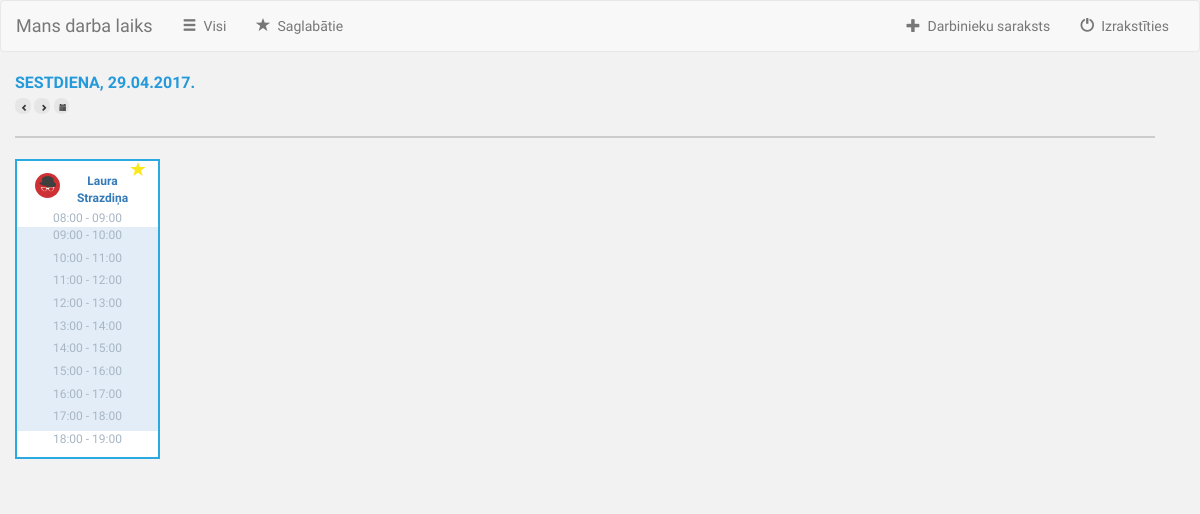
/darba_laiks/saglabatie/ (signed in), run on the app's committed database.
### darba_laiks/models.py (models this page shows, shortened)
class Saglabatie(models.Model):
    lietotajs_kurs_pievienoja=models.ForeignKey(settings.AUTH_USER_MODEL, related_name='lietotajs_kurs_pievienoja')
    lietotajs_kuru_pievienoja=models.ForeignKey(settings.AUTH_USER_MODEL, related_name='lietotajs_kuru_pievienoja')

class UserProfile(models.Model):
    user = models.OneToOneField(User, related_name='userprofile')
    avatar = models.FileField(default='/avatar.jpg')
    def create_user_profile(sender, instance, created, **kwargs):
        if created:
            UserProfile.objects.create(user=instance)
    post_save.connect(create_user_profile, sender=User)

### darba_laiks/views.py (the view, shortened to what this page needs)
def saglabatie(request):
    if request.method == 'GET':
        lietotajs_kurs_pievienoja=request.user
        lietotaja_saglabatie=Saglabatie.objects.filter(lietotajs_kurs_pievienoja=lietotajs_kurs_pievienoja)
        context= {'lietotaja_saglabatie': lietotaja_saglabatie,
                 }
        return render(request, 'saglabatie.html', context)

### templates/saglabatie.html (shortened to what this page needs)
{%extends "base.html" %}
{% block content %}
    {% load staticfiles %}
    <link rel="stylesheet" type="text/css" href="{% static 'css/All.css' %}" />
    <div class = "container">
        <div class = "row" id = "firstRow">
            <span class = "pull-left" id="line">
                <div id = "today"> </div>
                 <button type="button" class="Button" id="Left">
                      <span class="glyphicon glyphicon-chevron-left"></span>
                 </button>
                 <button type="button" class="Button" id="Right">
                      <span class="glyphicon glyphicon-chevron-right"></span>
                 </button>
                <button type="button" class="Button" id="Calendar">
                      <span class="glyphicon glyphicon-calendar"></span>
                 </button>
            </span>
        </div>
        <div class = "row" id = "secondRow"></div>
        <div class = "row" id = "people">
            {% for izmainits in lietotaja_saglabatie %}
                {% if request.user == izmainits%}
                {% else %}
                <div class = "col-sm-2" id ="oneUser">
                     <div class = "dayBox" id = "box">
                        <div id = "user">
                                <form method='POST' class = "star" role="form" action="/darba_laiks/darbinieki/">{% csrf_token %}
                                    <button type = "submit" value = "Saglabāt" id="Save">
                                        <span class="glyphicon glyphicon-star starFavorites"></span>
                                    </button>
                                </form>
                            <div id = "userInfo">
                                    <img src="{{izmainits.lietotajs_kuru_pievienoja.userprofile.avatar.url}}" class="img">
                                <div id ="userName">
                                    <a href="{% url 'darba_laiks:darbinieka-darba-laiks' izmainits.id %}">{{izmainits.lietotajs_kuru_pievienoja.first_name}} {{izmainits.lietotajs_kuru_pievienoja.last_name}}</a>
                                </div>
                            </div>
                        </div>
                        <ul id = "time">
                             <li class = "box1" id = "Mo08">08:00 - 09:00</li>
                             <li tabindex="1" class = "box2" id = "09" data-toggle = "tooltip" data-placement = "right">09:00 - 10:00</li>
                             <li tabindex="1" class = "box2" id = "10" data-toggle = "tooltip" data-placement = "right">10:00 - 11:00</li>
                             <li tabindex="1" class = "box2" id = "11" data-toggle = "tooltip" data-placement = "right">11:00 - 12:00</li>
                             <li tabindex="1" class = "box2" id = "12" data-toggle = "tooltip" data-placement = "right">12:00 - 13:00</li>
                             <li tabindex="1" class = "box2" id = "13" data-toggle = "tooltip" data-placement = "right">13:00 - 14:00</li>
                             <li tabindex="1" class = "box2" id = "14" data-toggle = "tooltip" data-placement = "right">14:00 - 15:00</li>
                             <li tabindex="1" class = "box2" id = "15" data-toggle = "tooltip" data-placement = "right">15:00 - 16:00</li>
                             <li tabindex="1" class = "box2" id = "16" data-toggle = "tooltip" data-placement = "right">16:00 - 17:00</li>
                             <li tabindex="1" class = "box2" id = "17" data-toggle = "tooltip" data-placement = "right">17:00 - 18:00</li>
                             <li class = "box1" id = "18">18:00 - 19:00</li>
                         </ul>
                     </div>
                </div>
                {% endif %}
            {% endfor %}
        </div>
    </div>
  {% endblock %}

### static/css/style.css (style rules this page uses)
body { background-color: #f2f2f2; font-family: 'Oxygen'; }
li { list-style-type: none; }

### static/css/All.css (style rules this page uses)
#people { padding-left:0px; }
#today { font-size: 16px; font-weight: bold; color: #259adb; }
.Button { width: 15.8px; height: 15.8px; text-align: center; font-size: 7px; border-radius: 7px; background-color: #e6e6e6; border-width: 0px; }
#secondRow { width: 100%; height: 1px; border: solid 1px #cccccc; margin-top: 1.5em; margin-bottom: 1.5em; }
#user { height: 48.9px; }
.star { font-size: 15px; position: absolute; top: 0; left:110px; }
.img { width: 25px; height: 25px; float:left; margin-right:0.25em; border-radius: 50%; }
#userName { font-weight: bold; padding-right: 10px; }
#userInfo { padding-top: 1em; padding-left:1.5em; padding-right:0.5em; }
#box { width: 145px; height: 300px; border: solid 2px #29abe2; text-align: center; background-color: #ffffff; font-size: 12px; }
#oneUser { margin-right:0em; padding-left:0px; padding-right:0px; margin-bottom: 2em; }
.box2 { background-color: #e2edf8; height: 22.7px; }
#time { padding-left: 0px; color: #a8b6c3; }
#Save { margin-top: 2px; color: #DCDCDC; background-color: inherit; border: none; outline:none; }
.starFavorites { color: #f8e81c; }

### data on the page
Saglabatie: lietotajs_kuru_pievienoja.userprofile.avatar (placeholder picture), lietotajs_kuru_pievienoja.first_name "Laura", lietotajs_kuru_pievienoja.last_name "Strazdiņa"
